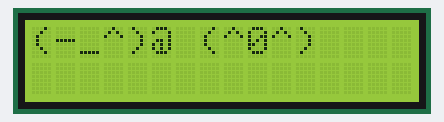
Recording of a sketch running on a simulated Arduino Uno, built with avr-gcc and run on an emulated ATmega328P. Parts: 16×2 character LCD.

Above: at 0.1 s.
At 1.1 s:
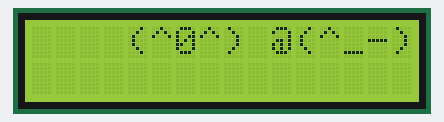

Measured:
- what the display in image 1 shows lasts 1.0 s, from 1.1 s to 2.1 s

The sketch:

lcd_winkImoticion.ino
```cpp
// Quiz) LCD 연결하여 아이콘이 좌우 번갈아 윙크하는 애니메이션 표시
// 좌 : "(^0^) @(^_-)"
// 우 : "(-_^)@ (^0^)"

#include <Wire.h>
#include <LiquidCrystal_I2C.h>
// LCD 정보 입력
LiquidCrystal_I2C lcd(0x27, 16, 2);

void setup() {
  lcd.begin();
  lcd.backlight();
}

void loop() {
  lcd.clear();
  lcd.home();
  lcd.print("(-_^)@ (^0^)");
  delay(1000);

  lcd.clear();
  lcd.home();
  lcd.setCursor(4,0);
  lcd.print("(^0^) @(^_-)");
  delay(1000);


}
```
